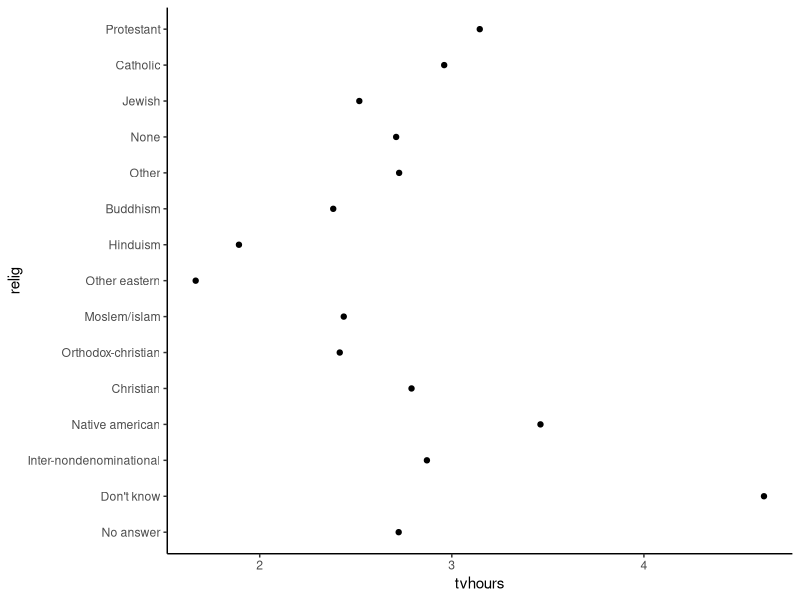
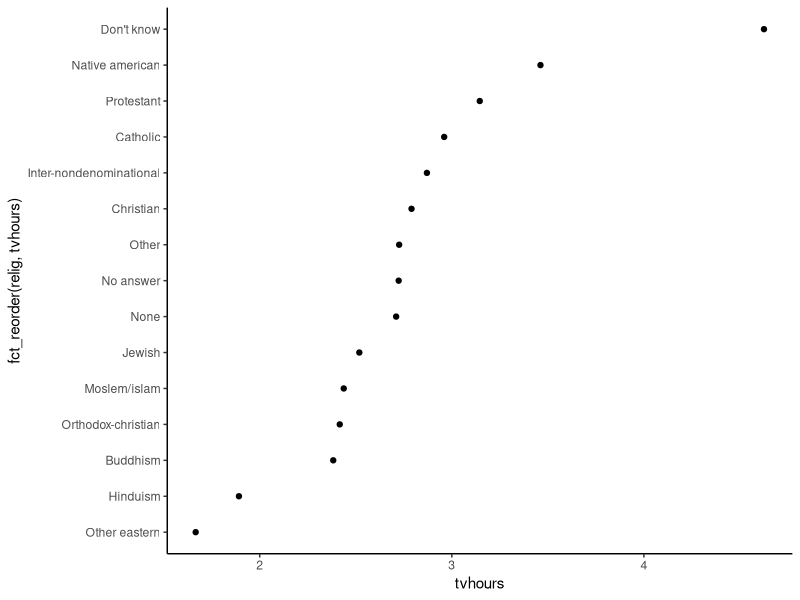
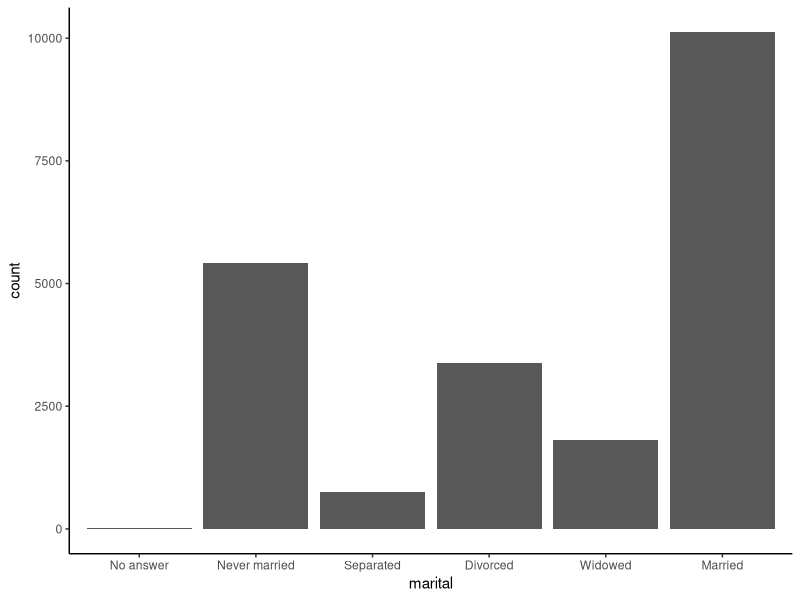
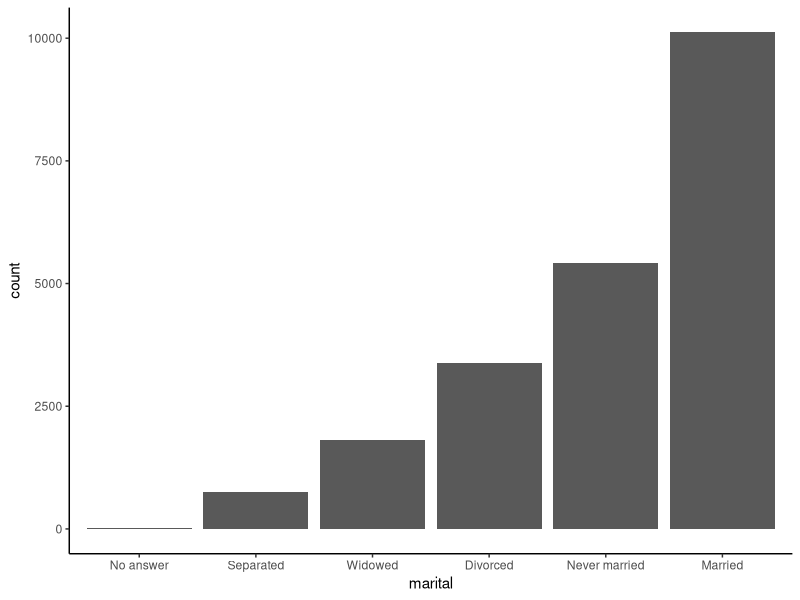

Recreate these plots in R, in order.
## ---- chunk 1
#| include: false

library(tidyverse)
library(forcats)
## ---- chunk 2
c("Fair", "Good", "Very Good", "Premium", "Ideal")

diamonds |> pull(cut) |> unique()
## ---- chunk 3
x <- c(TRUE, FALSE, NA)
x
class(x)
## ---- chunk 4
x <- c(1, 2, 9, 12)
x < 2
x <= 2
x > 9
x >= 9
x == 12
x != 12
## ---- chunk 5
#| warning: true

x <- c(1, 2, 9, 4)
x == c(1, 2, 4)
x %in% c(1, 2, 4)
## ---- chunk 6
x <- c(1, 2, 9, 4)
x == c(1, 2, 4)
x == c(1, 2, 4, 1) # This line demonstrates the recycling that happens on the previous line
## ---- chunk 7
x <- c(1, 4, 9, NA)
x == NA
is.na(x)
## ---- chunk 8
x <- c(1, 2, 4, 9)
x > 1 & x < 5
!(x > 1 & x < 5)
x < 2 | x > 8
## ---- chunk 9
x <- c(1, 2, 4, 9)
any(x == 1)
all(x < 10)
sum(x == 1)
mean(x == 1)
## ---- chunk 10
#| error: true

x <- c(-1, -2, 4, 9, NA)

ifelse(x > 0, 'positive', 'negative')
if_else(x > 0, 'positive', 'negative')


ifelse(x > 0, 1, 'negative') # Bad: doesn't complain with combo of data types

if_else(x > 0, 'positive', 'negative', missing = 'missing') # Good: can explicitly handle NA

fun_dates <- mdy('1-1-2025') + 0:365
ifelse(fun_dates < today(), fun_dates + years(), fun_dates) # Bad: converts dates to integers
if_else(fun_dates < today(), fun_dates + years(), fun_dates) # Good: keeps dates as dates
## ---- chunk 11
data(diamonds)
diamonds <- diamonds |> 
    slice_head(n = 1000)
## ---- chunk 12
# 1
diamonds |> 
    filter(price < 400 | price > 10000)

# 2
diamonds |> 
    filter(price >= 500, price <= 600)

# 3
## Wrong way with ==
diamonds |> 
    mutate(is_fpi = cut == c("Fair", "Premium", "Ideal")) |> 
    summarize(num_fpi = sum(is_fpi), frac_fpi = mean(is_fpi))
## Right way with %in%
diamonds |> 
    mutate(is_fpi = cut %in% c("Fair", "Premium", "Ideal")) |> 
    summarize(num_fpi = sum(is_fpi), frac_fpi = mean(is_fpi))

# 4
diamonds |> 
    filter(cut == "Fair") |> 
    summarize(any_high = any(price > 3000))
diamonds |> 
    filter(cut == "Ideal") |> 
    summarize(all_high = all(price > 2000))

# 5
diamonds |> 
    mutate(
        price_cat1 = if_else(price < 500, "low", "high"),
        price_cat2 = case_when(
            price < 500 ~ "low",
            price >= 500 & price <= 1000 ~ "medium",
            price > 1000 ~ "high"
        )
    )

## ---- chunk 13
x <- 1:3
x
class(x)

x <- c(1+1e-9, 2, 3)
x
class(x)
## ---- chunk 14
lakers <- as_tibble(lakers)
head(lakers)
## ---- chunk 15
lakers <- lakers |>
    mutate(
        date = ymd(date),
        time = ms(time)
    )
## ---- chunk 16
lakers_clean <- lakers |>
    mutate(
        year = year(date),
        month = month(date),
        day = day(date),
        day_of_week = wday(date, label = TRUE),
        minute = minute(time),
        second = second(time)
    )
lakers_clean |> select(year:second)

lakers_clean <- lakers_clean |>
    group_by(date, opponent, period) |>
    arrange(date, opponent, period, desc(time)) |>
    mutate(
        diff_btw_plays_sec = as.numeric(time - lag(time, 1))
    )
lakers_clean |> select(date, opponent, time, period, diff_btw_plays_sec)
## ---- chunk 17
months <- c("Mar", "Dec", "Jan",  "Apr", "Jul")
## ---- chunk 18
# alphabetical sort
sort(months)
## ---- chunk 19
months_fct <- factor(months, levels = month.abb) # month.abb is a built-in variable
months_fct
sort(months_fct)
## ---- chunk 20
months2 <- c("Jan", "Mar")
factor(months2, levels = month.abb)
## ---- chunk 21
#| error: true

fct(months2, levels = month.abb)
## ---- chunk 22
data(gss_cat)
head(gss_cat)
## ---- chunk 23
relig_summary <- gss_cat |>
    group_by(relig) |>
    summarize(
        tvhours = mean(tvhours, na.rm = TRUE),
        n = n()
    )

ggplot(relig_summary, aes(x = tvhours, y = relig)) + 
    geom_point() +
    theme_classic()
## ---- chunk 24
ggplot(relig_summary, aes(x = tvhours, y = fct_reorder(relig, tvhours))) +
    geom_point() +
    theme_classic()
## ---- chunk 25
gss_cat |>
    ggplot(aes(x = marital)) +
    geom_bar() +
    theme_classic()

gss_cat |>
    mutate(marital = marital |> fct_infreq() |> fct_rev()) |>
    ggplot(aes(x = marital)) +
    geom_bar() +
    theme_classic()
## ---- chunk 26
gss_cat |> count(partyid)
## ---- chunk 27
gss_cat |>
    mutate(
        partyid = fct_recode(partyid,
            "Republican, strong"    = "Strong republican",
            "Republican, weak"      = "Not str republican",
            "Independent, near rep" = "Ind,near rep",
            "Independent, near dem" = "Ind,near dem",
            "Democrat, weak"        = "Not str democrat",
            "Democrat, strong"      = "Strong democrat"
        )
    ) |>
    count(partyid)
## ---- chunk 28
gss_cat |>
    mutate(
        partyid = fct_recode(partyid,
            "Republican, strong"    = "Strong republican",
            "Republican, weak"      = "Not str republican",
            "Independent, near rep" = "Ind,near rep",
            "Independent, near dem" = "Ind,near dem",
            "Democrat, weak"        = "Not str democrat",
            "Democrat, strong"      = "Strong democrat",
            "Other"                 = "No answer",
            "Other"                 = "Don't know",
            "Other"                 = "Other party"
        )
    )
## ---- chunk 29
gss_cat |>
    mutate(
        partyid = fct_collapse(partyid,
            "Other" = c("No answer", "Don't know", "Other party"),
            "Republican" = c("Strong republican", "Not str republican"),
            "Independent" = c("Ind,near rep", "Independent", "Ind,near dem"),
            "Democrat" = c("Not str democrat", "Strong democrat")
        )
    ) |>
    count(partyid)
## ---- chunk 30
ratings <- c("High", "Medium", "Low")
ratings_fct <- fct(ratings, levels = c("Low", "Medium", "High"))
ratings_fct
